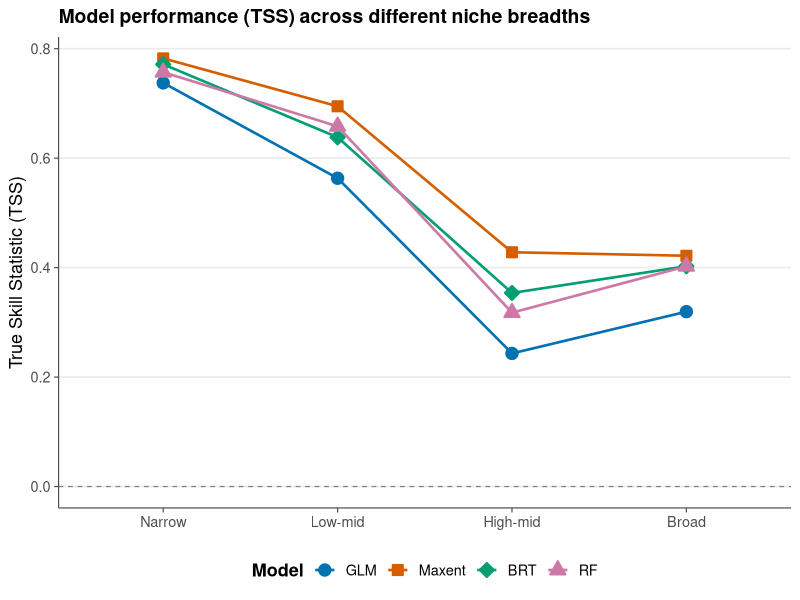
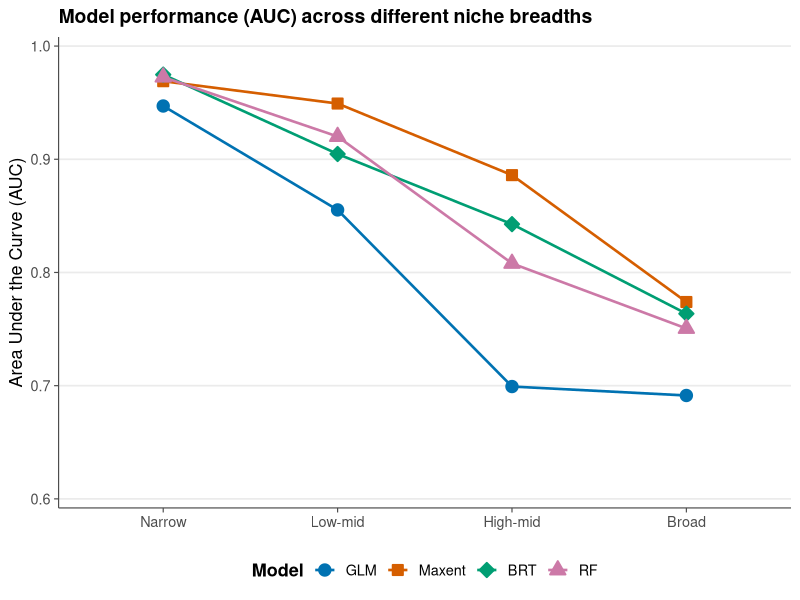
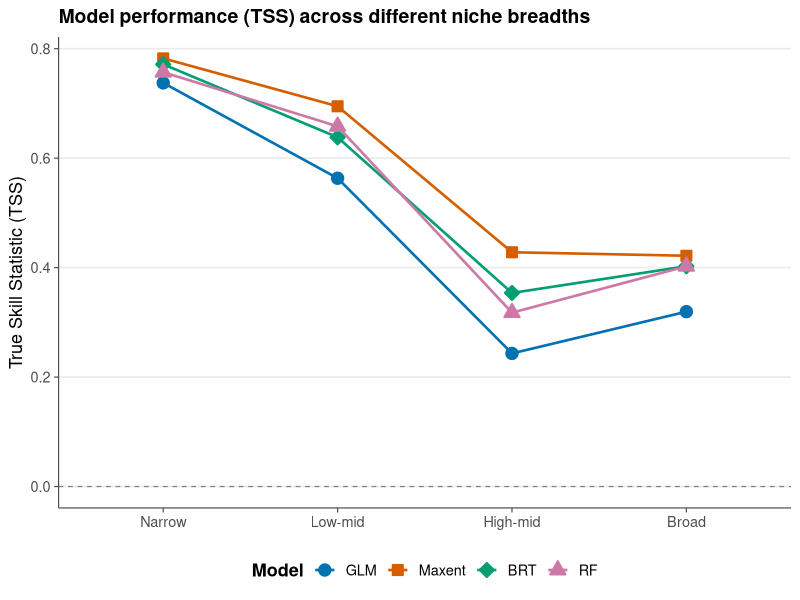
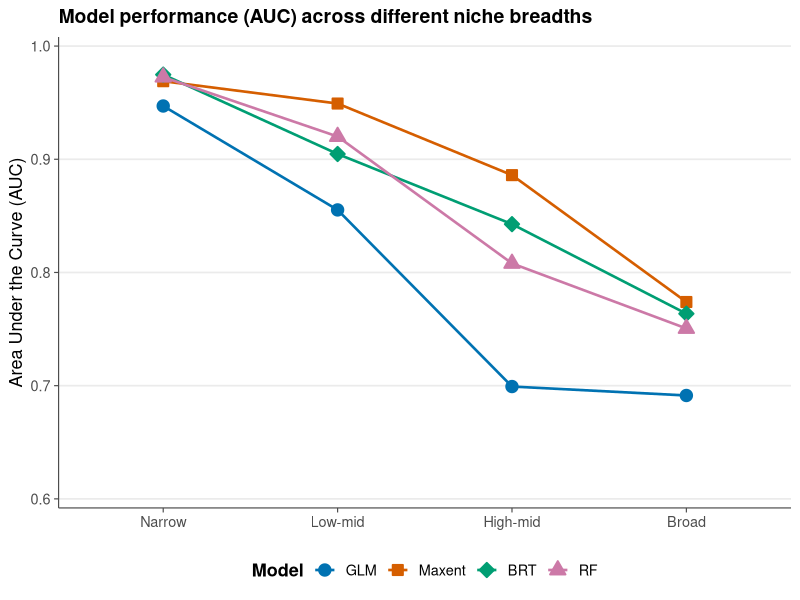
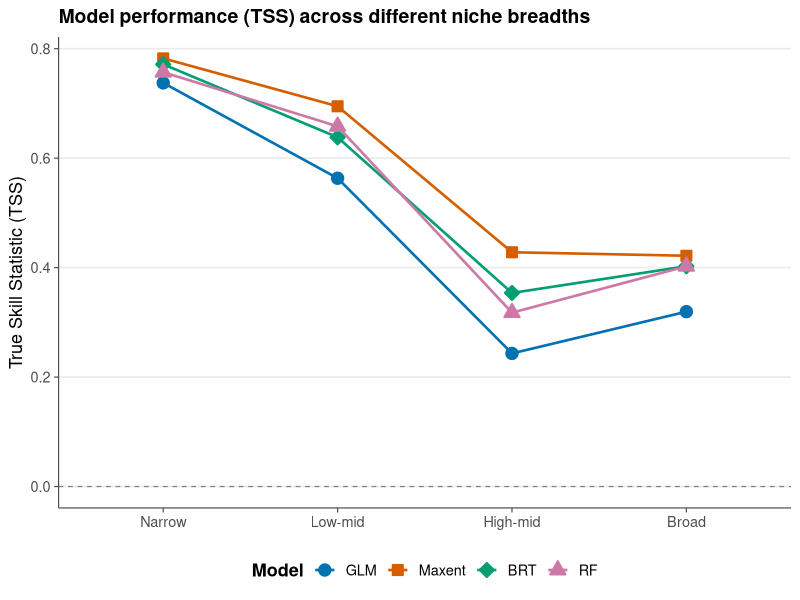
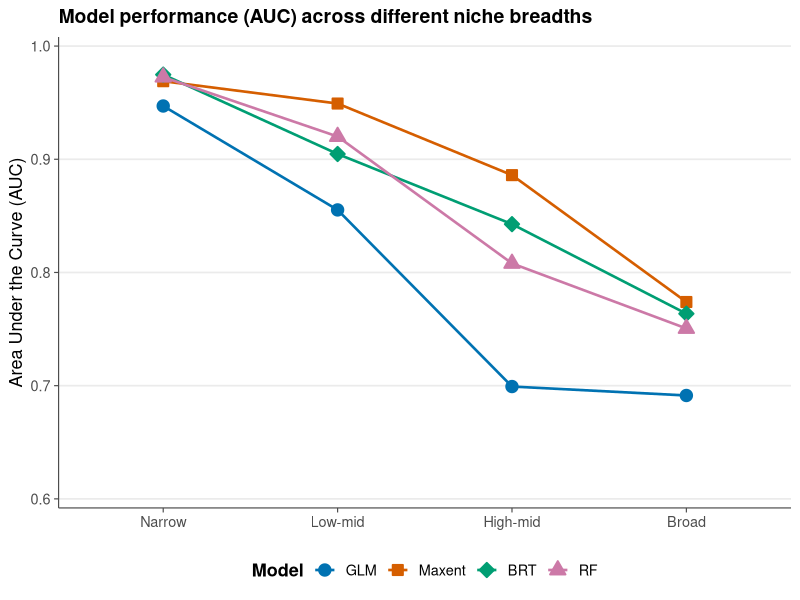

Write the R code that produced these figures, in order.
# =============================================================================
# 7.1 Plots: TSS + AUC
# =============================================================================

library(ggplot2)
library(dplyr)
library(tidyr)

niche_names <- c("narrow", "low_mid", "high_mid", "broad")
niche_labels <- c("Narrow", "Low-mid", "High-mid", "Broad")
model_order <- c("GLM", "Maxent", "BRT", "RF")


# -----------------------------------------------------------------------------
# 1 - Read data
# -----------------------------------------------------------------------------
results_combined  <- read.csv("results/all_models_auc_tss.csv")
ci_df             <- read.csv("results/all_models_tss_ci.csv")
presence_overview <- read.csv("results/presence_overview.csv")

plot_df <- results_combined %>%
  left_join(ci_df, by = c("model_type", "niche_breadth")) %>%
  mutate(
    niche_breadth = factor(niche_breadth, levels = niche_names, labels = niche_labels),
    model_type    = factor(model_type,    levels = model_order)
  )


# -----------------------------------------------------------------------------
# 2 - Theme for plots
# -----------------------------------------------------------------------------
theme_plots <- theme_minimal(base_size = 13, base_family = "sans") +
  theme(
    panel.grid.minor   = element_blank(),
    panel.grid.major.x = element_blank(),
    axis.line          = element_line(color = "grey30", linewidth = 0.4),
    axis.ticks         = element_line(color = "grey30", linewidth = 0.4),
    plot.title         = element_text(face = "bold", size = 14),
    plot.subtitle      = element_text(color = "grey30", size = 11),
    legend.position    = "bottom",
    legend.title       = element_text(face = "bold"),
    strip.text         = element_text(face = "bold", size = 12),
    strip.background   = element_blank()
  )

# Color palette
farben <- setNames(
  c("#0072B2", "#D55E00", "#009E73", "#CC79A7")[seq_along(model_order)],
  model_order
)


# -----------------------------------------------------------------------------
# 3 - TSS-Plot
# -----------------------------------------------------------------------------
p_tss <- ggplot(plot_df, aes(x = niche_breadth, y = TSS,
                             fill = model_type,
                             shape = model_type,
                             group = model_type, color = model_type)) +
  geom_line(linewidth = 0.9) +
  geom_point(size = 3.2, stroke = 1) +
  geom_hline(yintercept = 0, linetype = "dashed", color = "grey50", linewidth = 0.4) +
  scale_color_manual(values = farben) +
  scale_fill_manual(values  = farben) +
  scale_shape_manual(values = c(21, 22, 23, 24)) +
  labs(title = "Model performance (TSS) across different niche breadths",
       x = NULL, y = "True Skill Statistic (TSS)",
       color = "Model", fill = "Model", shape = "Model") +
  theme_plots


# -----------------------------------------------------------------------------
# 4 - AUC-Plot
# -----------------------------------------------------------------------------
p_auc <- ggplot(plot_df, aes(x = niche_breadth, y = AUC, fill = model_type, shape = model_type,
                             group = model_type, color = model_type)) +
  geom_line(linewidth = 0.9) +
  geom_point(size = 3.2, stroke = 1) +
  scale_color_manual(values = farben) +
  scale_fill_manual(values = farben) +
  scale_shape_manual(values = c(21, 22, 23, 24)) + 
  scale_y_continuous(
    limits = c(0.6, 1.0),
    breaks = seq(0.6, 1.0, by = 0.1),
    expand = expansion(mult = c(0.02, 0.02)) 
  ) +
  labs(title = "Model performance (AUC) across different niche breadths",
       x = NULL, y = "Area Under the Curve (AUC)",
       color = "Model", fill = "Model", shape = "Model") +
  theme_plots


# -----------------------------------------------------------------------------
# 5 - Save plots 
# -----------------------------------------------------------------------------
for (fmt in c("png", "pdf")) {
  ggsave(paste0("results/plot_tss.", fmt),      p_tss,      width = 7,  height = 5, dpi = 300)
  ggsave(paste0("results/plot_auc.", fmt),      p_auc,      width = 7,  height = 5, dpi = 300)
}

print(p_tss)
print(p_auc)
